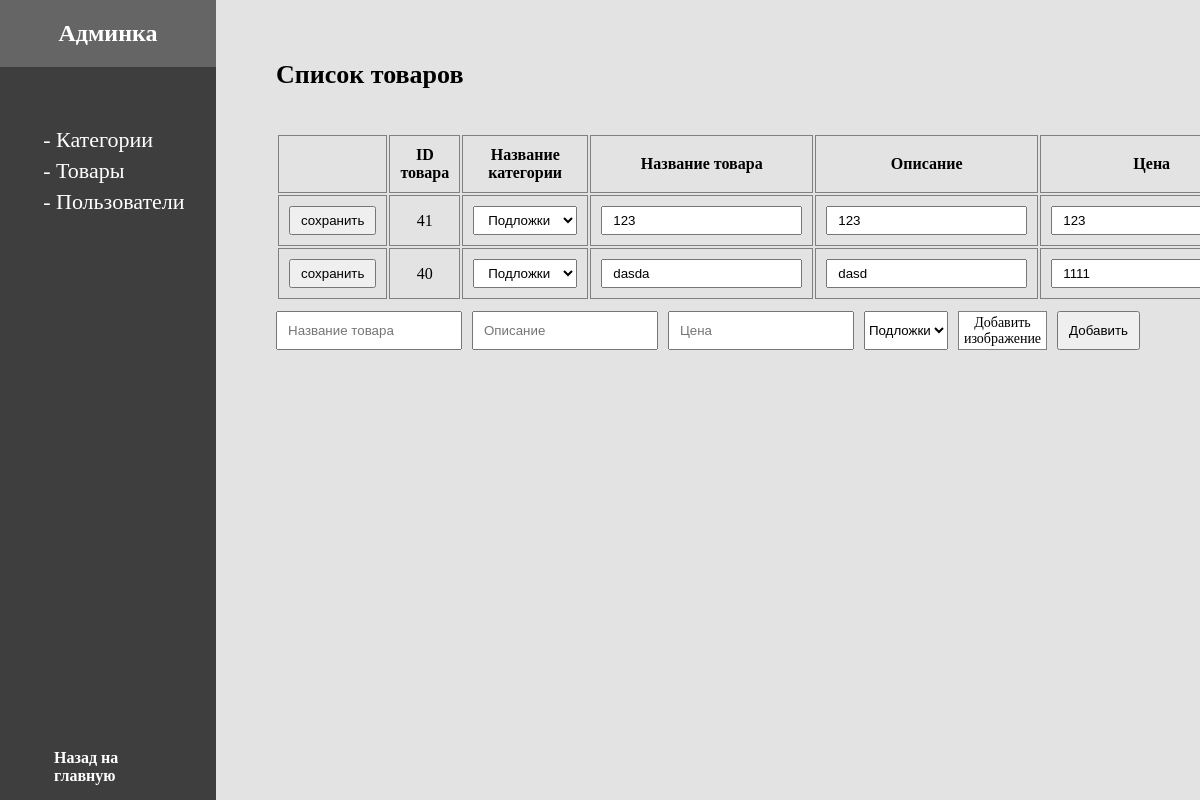
The app's page /engine/admin/goods.php (signed in) with its own data.
### tables this page shows
CREATE TABLE `goods` (
  `goods_id` int(11) NOT NULL,
  `title` varchar(255) DEFAULT NULL,
  `text` varchar(3000) DEFAULT NULL,
  `price` int(11) DEFAULT NULL,
  `category` int(11) DEFAULT NULL,
  `imageId` int(11) DEFAULT NULL
);

### src/engine/admin/goods.php (the view, shortened to what this page needs)
<?php require_once('head.php'); ?>
<body>
    <?php
        if ($_SESSION['user_group'] != 1) {
            echo 'Нет доступа';
        } else {
            echo '<div class="admin-wrapper">';
                require_once('components/sidebar.php'); ?>
                <div class="content">
                    <div class="goods categories">
                        <div class="title">Список товаров</div>
                        <div class="categories-container">
                            <div class="categoriesblock">
                                <table>
                                    <tr>
                                        <th></th>
                                        <th>ID товара</th>
                                        <th>Название категории</th>
                                        <th>Название товара</th>
                                        <th>Описание</th>
                                        <th width="10%">Цена</th>
                                    </tr>
                            <?php
                                $categories_sql = $link->prepare("SELECT * FROM `goods` INNER JOIN `categories` ON goods.category = categories.categories_id ORDER BY `goods_id` DESC");
                                $categories_sql->execute();
                                $categories_row = $categories_sql->fetchAll(PDO::FETCH_ASSOC);
                                foreach ($categories_row as $categories) { ?>
                                    <tr>
                                        <td><button onClick="editGoods(<?php echo $categories['goods_id'] ?>)" type="submit">сохранить</button></td>
                                        <td>
                                            <?php echo $categories['goods_id']; ?>
                                        </td>
                                        <td>
                                            <select name="goodsEditCategory<?php echo $categories['goods_id'] ?>">
                                            <?php
                                                $categories_list_sql = $link->prepare("SELECT * FROM `categories`");
                                                $categories_list_sql->execute();
                                                $categories_list_row = $categories_list_sql->fetchAll(PDO::FETCH_ASSOC);
                                                foreach ($categories_list_row as $categories_list) {
                                                    if ($categories_list['categories_id'] == $categories['category']) {
                                                        echo '<option value="'.$categories_list['categories_id'].'" selected>'.$categories_list['pageTitle'].'</option>';
                                                    } else {
                                                        echo '<option value="'.$categories_list['categories_id'].'">'.$categories_list['pageTitle'].'</option>';
                                                    }
                                                }
                                            ?>
                                            </select>
                                        </td>
                                        <td><input type="text" name="goodsEditTitle<?php echo $categories['goods_id'] ?>" value="<?php echo $categories['title']; ?>"></td>
                                        <td><input type="text" name="goodsEditText<?php echo $categories['goods_id'] ?>" value="<?php echo $categories['text']; ?>"></td>
                                        <td><input type="text" name="goodsEditPrice<?php echo $categories['goods_id'] ?>" value="<?php echo $categories['price']; ?>"></td>
                                    </tr>
                                <?php }
                            ?>
                                </table>
                            </div>
                            <div class="addblock">
                                <form id="add-goods">
                                    <input type="text" name="goodsAddTitle" placeholder="Название товара">
                                    <input type="text" name="goodsAddText" placeholder="Описание">
                                    <input type="number" name="goodsAddPrice" placeholder="Цена">
                                    <select name="goodsAddCategory">
                                        <?php
                                        $categories_list_sql = $link->prepare("SELECT * FROM `categories`");
                                        $categories_list_sql->execute();
                                        $categories_list_row = $categories_list_sql->fetchAll(PDO::FETCH_ASSOC);
                                            foreach ($categories_list_row as $categories_list) {
                                                echo '<option value="'.$categories_list['categories_id'].'">'.$categories_list['pageTitle'].'</option>';
                                            }
                                        ?>
                                    </select>
                                    <label for="goodsAddFile">Добавить изображение</label>
                                    <button type="submit">Добавить</button>
                                </form>
                            </div>
                        </div>
                    </div>
                </div>
            <?php echo '</div>';
        }
    ?>
<?php require_once('footer.php'); ?>

### records on screen
goods: goods_id "41", title "123", text "123", price "123"
goods: goods_id "40", title "dasda", text "dasd", price "1111"

### other values on screen
form field value "Подложки"
form field goodsAddCategory "Подложки"
